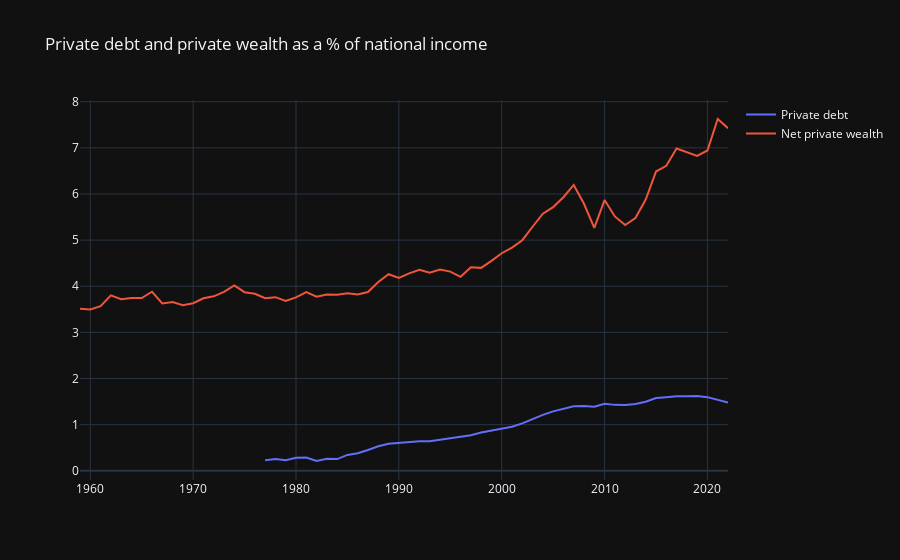

Notebook code for this chart:
### Code cell
variables = [
    'wpwdebi999',
    'wpweali999'
]

private_debt_wealth = df.loc[df['variable'].isin(variables)].copy()

fig = go.Figure()

for _, group in private_debt_wealth.groupby('variable'):
    fig.add_trace(
        go.Scatter(
            x=group['year'],
            y=group['value'],
            name=group['shortname'].unique()[0]
        )
    )

fig.update_layout(
    title='Private debt and private wealth as a % of national income'
)

fig.show()
